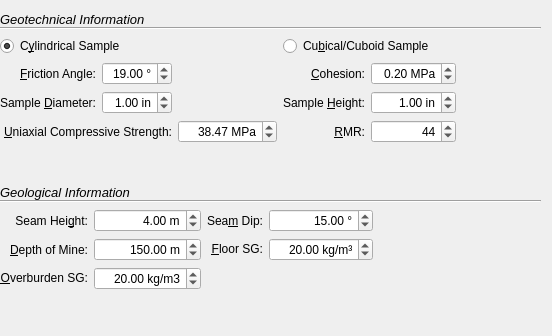
      <widget class="QWidget" name="scrollAreaWidgetContents_2">
       <property name="geometry">
        <rect>
         <x>0</x>
         <y>0</y>
         <width>552</width>
         <height>336</height>
        </rect>
       </property>
       <layout class="QVBoxLayout" name="verticalLayout_11">
        <property name="leftMargin">
         <number>0</number>
        </property>
        <item>
         <layout class="QGridLayout" name="gridLayout">
          <item row="0" column="0" colspan="7">
           <layout class="QVBoxLayout" name="verticalLayout_10">
            <property name="spacing">
             <number>0</number>
            </property>
            <property name="sizeConstraint">
             <enum>QLayout::SetMinimumSize</enum>
            </property>
            <item>
             <widget class="QLabel" name="label_8">
              <property name="sizePolicy">
               <sizepolicy hsizetype="Preferred" vsizetype="Maximum">
                <horstretch>0</horstretch>
                <verstretch>0</verstretch>
               </sizepolicy>
              </property>
              <property name="minimumSize">
               <size>
                <width>378</width>
                <height>16</height>
               </size>
              </property>
              <property name="font">
               <font>
                <pointsize>10</pointsize>
                <weight>50</weight>
                <italic>true</italic>
                <bold>false</bold>
               </font>
              </property>
              <property name="text">
               <string>Geotechnical Information</string>
              </property>
             </widget>
            </item>
            <item>
             <widget class="Line" name="line_4">
              <property name="sizePolicy">
               <sizepolicy hsizetype="MinimumExpanding" vsizetype="Fixed">
                <horstretch>0</horstretch>
                <verstretch>0</verstretch>
               </sizepolicy>
              </property>
              <property name="orientation">
               <enum>Qt::Horizontal</enum>
              </property>
             </widget>
            </item>
           </layout>
          </item>
          <item row="2" column="0">
           <widget class="QLabel" name="frictionAngleLabel">
            <property name="text">
             <string>&amp;Friction Angle:</string>
            </property>
            <property name="alignment">
             <set>Qt::AlignRight|Qt::AlignTrailing|Qt::AlignVCenter</set>
            </property>
            <property name="buddy">
             <cstring>frictionAngleSpin</cstring>
            </property>
           </widget>
          </item>
          <item row="3" column="0">
           <widget class="QLabel" name="sampleDiameterLabel">
            <property name="text">
             <string>Sample &amp;Diameter:</string>
            </property>
            <property name="alignment">
             <set>Qt::AlignRight|Qt::AlignTrailing|Qt::AlignVCenter</set>
            </property>
            <property name="buddy">
             <cstring>sampleDiameterSpin</cstring>
            </property>
           </widget>
          </item>
          <item row="4" column="0" colspan="2">
           <widget class="QLabel" name="uniaxialCompressiveStrengthLabel">
            <property name="text">
             <string>&amp;Uniaxial Compressive Strength:</string>
            </property>
            <property name="alignment">
             <set>Qt::AlignRight|Qt::AlignTrailing|Qt::AlignVCenter</set>
            </property>
            <property name="buddy">
             <cstring>uniaxStrengthSpin</cstring>
            </property>
           </widget>
          </item>
          <item row="4" column="2" colspan="2">
           <widget class="QDoubleSpinBox" name="uniaxStrengthSpin">
            <property name="alignment">
             <set>Qt::AlignRight|Qt::AlignTrailing|Qt::AlignVCenter</set>
            </property>
            <property name="suffix">
             <string> MPa</string>
            </property>
            <property name="maximum">
             <double>1000.000000000000000</double>
            </property>
            <property name="value">
             <double>38.469999999999999</double>
            </property>
           </widget>
          </item>
          <item row="4" column="4">
           <widget class="QLabel" name="rmrLabel">
            <property name="text">
             <string>&amp;RMR:</string>
            </property>
            <property name="alignment">
             <set>Qt::AlignRight|Qt::AlignTrailing|Qt::AlignVCenter</set>
            </property>
            <property name="buddy">
             <cstring>rmrSpin</cstring>
            </property>
           </widget>
          </item>
          <item row="4" column="5">
           <widget class="QSpinBox" name="rmrSpin">
            <property name="alignment">
             <set>Qt::AlignRight|Qt::AlignTrailing|Qt::AlignVCenter</set>
            </property>
            <property name="maximum">
             <number>100</number>
            </property>
            <property name="value">
             <number>44</number>
            </property>
           </widget>
          </item>
          <item row="2" column="5">
           <widget class="QDoubleSpinBox" name="cohesionSpin">
            <property name="alignment">
             <set>Qt::AlignRight|Qt::AlignTrailing|Qt::AlignVCenter</set>
            </property>
            <property name="suffix">
             <string> MPa</string>
            </property>
            <property name="value">
             <double>0.200000000000000</double>
            </property>
           </widget>
          </item>
          <item row="3" column="5">
           <widget class="QDoubleSpinBox" name="sampleHeightSpin">
            <property name="alignment">
             <set>Qt::AlignRight|Qt::AlignTrailing|Qt::AlignVCenter</set>
            </property>
            <property name="suffix">
             <string> in</string>
            </property>
            <property name="value">
             <double>1.000000000000000</double>
            </property>
           </widget>
          </item>
          <item row="3" column="4">
           <widget class="QLabel" name="sampleHeightLabel">
            <property name="text">
             <string>Sample &amp;Height:</string>
            </property>
            <property name="alignment">
             <set>Qt::AlignRight|Qt::AlignTrailing|Qt::AlignVCenter</set>
            </property>
            <property name="buddy">
             <cstring>sampleHeightSpin</cstring>
            </property>
           </widget>
          </item>
          <item row="1" column="6" rowspan="4">
           <spacer name="horizontalSpacer_4">
            <property name="orientation">
             <enum>Qt::Horizontal</enum>
            </property>
            <property name="sizeHint" stdset="0">
             <size>
              <width>73</width>
              <height>20</height>
             </size>
            </property>
           </spacer>
          </item>
          <item row="1" column="4" colspan="2">
           <widget class="QRadioButton" name="cuboidSampleRadio">
            <property name="layoutDirection">
             <enum>Qt::LeftToRight</enum>
            </property>
            <property name="text">
             <string>Cu&amp;bical/Cuboid Sample</string>
            </property>
           </widget>
          </item>
          <item row="2" column="4">
           <widget class="QLabel" name="cohesionLabel">
            <property name="text">
             <string>&amp;Cohesion:</string>
            </property>
            <property name="alignment">
             <set>Qt::AlignRight|Qt::AlignTrailing|Qt::AlignVCenter</set>
            </property>
            <property name="buddy">
             <cstring>cohesionSpin</cstring>
            </property>
           </widget>
          </item>
          <item row="1" column="0" colspan="4">
           <widget class="QRadioButton" name="cylindricalSampleRadio">
            <property name="text">
             <string>C&amp;ylindrical Sample</string>
            </property>
            <property name="checked">
             <bool>true</bool>
            </property>
           </widget>
          </item>
          <item row="3" column="1">
           <widget class="QDoubleSpinBox" name="sampleDiameterSpin">
            <property name="alignment">
             <set>Qt::AlignRight|Qt::AlignTrailing|Qt::AlignVCenter</set>
            </property>
            <property name="suffix">
             <string> in</string>
            </property>
            <property name="value">
             <double>1.000000000000000</double>
            </property>
           </widget>
          </item>
          <item row="2" column="1">
           <widget class="QDoubleSpinBox" name="frictionAngleSpin">
            <property name="alignment">
             <set>Qt::AlignRight|Qt::AlignTrailing|Qt::AlignVCenter</set>
            </property>
            <property name="suffix">
             <string> °</string>
            </property>
            <property name="maximum">
             <double>90.000000000000000</double>
            </property>
            <property name="value">
             <double>19.000000000000000</double>
            </property>
           </widget>
          </item>
         </layout>
        </item>
        <item>
         <spacer name="verticalSpacer_3">
          <property name="orientation">
           <enum>Qt::Vertical</enum>
          </property>
          <property name="sizeHint" stdset="0">
           <size>
            <width>20</width>
            <height>24</height>
           </size>
          </property>
         </spacer>
        </item>
        <item>
         <layout class="QGridLayout" name="gridLayout_7">
          <item row="0" column="0" colspan="5">
           <layout class="QVBoxLayout" name="verticalLayout_9">
            <property name="spacing">
             <number>0</number>
            </property>
            <property name="sizeConstraint">
             <enum>QLayout::SetMinimumSize</enum>
            </property>
            <item>
             <widget class="QLabel" name="label_7">
              <property name="sizePolicy">
               <sizepolicy hsizetype="Preferred" vsizetype="Maximum">
                <horstretch>0</horstretch>
                <verstretch>0</verstretch>
               </sizepolicy>
              </property>
              <property name="minimumSize">
               <size>
                <width>378</width>
                <height>16</height>
               </size>
              </property>
              <property name="font">
               <font>
                <pointsize>10</pointsize>
                <weight>50</weight>
                <italic>true</italic>
                <bold>false</bold>
               </font>
              </property>
              <property name="text">
               <string>Geological Information</string>
              </property>
             </widget>
            </item>
            <item>
             <widget class="Line" name="line_3">
              <property name="sizePolicy">
               <sizepolicy hsizetype="MinimumExpanding" vsizetype="Fixed">
                <horstretch>0</horstretch>
                <verstretch>0</verstretch>
               </sizepolicy>
              </property>
              <property name="orientation">
               <enum>Qt::Horizontal</enum>
              </property>
             </widget>
            </item>
           </layout>
          </item>
          <item row="1" column="0">
           <widget class="QLabel" name="label_10">
            <property name="text">
             <string>Seam Hei&amp;ght:</string>
            </property>
            <property name="alignment">
             <set>Qt::AlignRight|Qt::AlignTrailing|Qt::AlignVCenter</set>
            </property>
            <property name="buddy">
             <cstring>seamHeightSpin</cstring>
            </property>
           </widget>
          </item>
          <item row="1" column="1">
           <widget class="QDoubleSpinBox" name="seamHeightSpin">
            <property name="sizePolicy">
             <sizepolicy hsizetype="Minimum" vsizetype="Fixed">
              <horstretch>0</horstretch>
              <verstretch>0</verstretch>
             </sizepolicy>
            </property>
            <property name="alignment">
             <set>Qt::AlignRight|Qt::AlignTrailing|Qt::AlignVCenter</set>
            </property>
            <property name="suffix">
             <string> m</string>
            </property>
            <property name="value">
             <double>4.000000000000000</double>
            </property>
           </widget>
          </item>
          <item row="1" column="2">
           <widget class="QLabel" name="label_9">
            <property name="text">
             <string>Sea&amp;m Dip:</string>
            </property>
            <property name="alignment">
             <set>Qt::AlignRight|Qt::AlignTrailing|Qt::AlignVCenter</set>
            </property>
            <property name="buddy">
             <cstring>seamDipSpin</cstring>
            </property>
           </widget>
          </item>
          <item row="1" column="3">
           <widget class="QDoubleSpinBox" name="seamDipSpin">
            <property name="sizePolicy">
             <sizepolicy hsizetype="Minimum" vsizetype="Fixed">
              <horstretch>0</horstretch>
              <verstretch>0</verstretch>
             </sizepolicy>
            </property>
            <property name="alignment">
             <set>Qt::AlignRight|Qt::AlignTrailing|Qt::AlignVCenter</set>
            </property>
            <property name="suffix">
             <string> °</string>
            </property>
            <property name="maximum">
             <double>90.000000000000000</double>
            </property>
            <property name="value">
             <double>15.000000000000000</double>
            </property>
           </widget>
          </item>
          <item row="2" column="0">
           <widget class="QLabel" name="label_3">
            <property name="text">
             <string>&amp;Depth of Mine:</string>
            </property>
            <property name="alignment">
             <set>Qt::AlignRight|Qt::AlignTrailing|Qt::AlignVCenter</set>
            </property>
            <property name="buddy">
             <cstring>oreDepthSpin</cstring>
            </property>
           </widget>
          </item>
          <item row="2" column="1">
           <widget class="QDoubleSpinBox" name="oreDepthSpin">
            <property name="sizePolicy">
             <sizepolicy hsizetype="Minimum" vsizetype="Fixed">
              <horstretch>0</horstretch>
              <verstretch>0</verstretch>
             </sizepolicy>
            </property>
            <property name="alignment">
             <set>Qt::AlignRight|Qt::AlignTrailing|Qt::AlignVCenter</set>
            </property>
            <property name="suffix">
             <string> m</string>
            </property>
            <property name="maximum">
             <double>1000.000000000000000</double>
            </property>
            <property name="value">
             <double>150.000000000000000</double>
            </property>
           </widget>
          </item>
          <item row="2" column="2">
           <widget class="QLabel" name="overburdenDensityLabel_2">
            <property name="text">
             <string>&lt;html&gt;&lt;head/&gt;&lt;body&gt;&lt;p&gt;&amp;amp;Floor SG:&lt;/p&gt;&lt;/body&gt;&lt;/html&gt;</string>
            </property>
            <property name="alignment">
             <set>Qt::AlignRight|Qt::AlignTrailing|Qt::AlignVCenter</set>
            </property>
            <property name="buddy">
             <cstring>overburdenDensitySpin</cstring>
            </property>
           </widget>
          </item>
          <item row="2" column="3">
           <widget class="QDoubleSpinBox" name="floorDensitySpin">
            <property name="sizePolicy">
             <sizepolicy hsizetype="Minimum" vsizetype="Fixed">
              <horstretch>0</horstretch>
              <verstretch>0</verstretch>
             </sizepolicy>
            </property>
            <property name="alignment">
             <set>Qt::AlignRight|Qt::AlignTrailing|Qt::AlignVCenter</set>
            </property>
            <property name="suffix">
             <string> kg/m³</string>
            </property>
            <property name="maximum">
             <double>1000.000000000000000</double>
            </property>
            <property name="value">
             <double>20.000000000000000</double>
            </property>
           </widget>
          </item>
          <item row="3" column="0">
           <widget class="QLabel" name="overburdenDensityLabel">
            <property name="text">
             <string>&lt;html&gt;&lt;head/&gt;&lt;body&gt;&lt;p&gt;&amp;amp;Overburden SG:&lt;/p&gt;&lt;/body&gt;&lt;/html&gt;</string>
            </property>
            <property name="alignment">
             <set>Qt::AlignRight|Qt::AlignTrailing|Qt::AlignVCenter</set>
            </property>
            <property name="buddy">
             <cstring>overburdenDensitySpin</cstring>
            </property>
           </widget>
          </item>
          <item row="3" column="1">
           <widget class="QDoubleSpinBox" name="overburdenDensitySpin">
            <property name="sizePolicy">
             <sizepolicy hsizetype="Minimum" vsizetype="Fixed">
              <horstretch>0</horstretch>
              <verstretch>0</verstretch>
             </sizepolicy>
            </property>
            <property name="alignment">
             <set>Qt::AlignRight|Qt::AlignTrailing|Qt::AlignVCenter</set>
            </property>
            <property name="suffix">
             <string> kg/m3</string>
            </property>
            <property name="maximum">
             <double>1000.000000000000000</double>
            </property>
            <property name="value">
             <double>20.000000000000000</double>
            </property>
           </widget>
          </item>
          <item row="1" column="4" rowspan="3">
           <spacer name="horizontalSpacer_6">
            <property name="orientation">
             <enum>Qt::Horizontal</enum>
            </property>
            <property name="sizeHint" stdset="0">
             <size>
              <width>40</width>
              <height>20</height>
             </size>
            </property>
           </spacer>
          </item>
         </layout>
        </item>
        <item>
         <spacer name="verticalSpacer_2">
          <property name="orientation">
           <enum>Qt::Vertical</enum>
          </property>
          <property name="sizeHint" stdset="0">
           <size>
            <width>20</width>
            <height>24</height>
           </size>
          </property>
         </spacer>
        </item>
       </layout>
       <zorder>verticalSpacer_2</zorder>
       <zorder>verticalSpacer_3</zorder>
      </widget>
